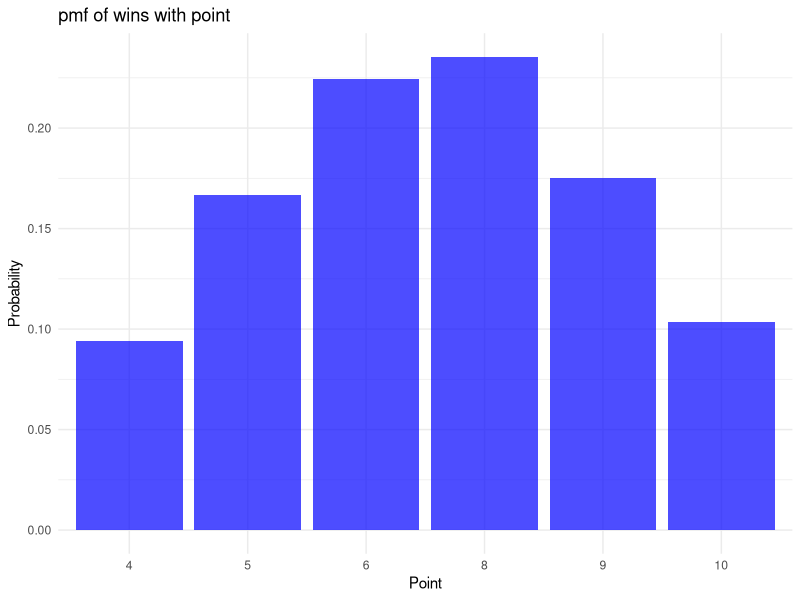

This figure's R source:
## ---- chunk 1
roll_dice <- function() {
  # Input: None
  # Output: an integer from 1 to 12
  # Description: Generate 2 random integers from 1 to 6 and sum them
  die1 <- sample(1:6, 1)
  die2 <- sample(1:6, 1)
  return(die1 + die2)
}
## ---- chunk 2
come_out_outcome <- function(roll) {
  # Input: roll, integer from 2 to 12
  # Output: A string indicating "win", "lose", or "continue"
  # Description: Handles the outcome of the come-out roll  
  if (roll %in% c(7, 11)) {
    return("win")
  } else if (roll %in% c(2, 3, 12)) {
    return("loss")
  } else {
    return("point")
  }
}
## ---- chunk 3
point_phase <- function(point) {
  # Input: point, integer representing the point number
  # Output: A string indicating "win" or "lose"
  # Description: Simulates rolling to match the point to win or hit a 7 to lose
  repeat {
    roll <- roll_dice()
    if (roll == point) {
      return("win")
    } else if (roll == 7) {
      return("loss")
    }
  }
}
## ---- chunk 4
simulate_craps_game <- function() {
  # Input: None
  # Output: Data frame with columns id, roll, outcome, point
  # Description: Simulate a single game of Craps, recording each roll and outcome
  game_log <- data.frame(id = integer(), roll = integer(), outcome = character(), stringsAsFactors = FALSE)
  roll_count <- 1
  first_roll <- roll_dice()
  outcome <- come_out_outcome(first_roll)
  
  game_log <- rbind(game_log, data.frame(id = roll_count, roll = first_roll, outcome = outcome))
  
  if (outcome == "point") {
    point <- first_roll
    repeat {
      roll_count <- roll_count + 1
      new_roll <- roll_dice()
      outcome <- ifelse(new_roll == point, "win", ifelse(new_roll == 7, "loss", "continue"))
      game_log <- rbind(game_log, data.frame(id = roll_count, roll = new_roll, outcome = outcome))
      if (outcome %in% c("win", "loss")) {
        break
      }
    }
  }
  
  return(game_log)
}
## ---- chunk 5
summarize_craps_game <- function(game_log) {
  # Input: Data frame from simulate_craps_game
  # Output: Data frame with summary of n_rolls, outcome, point
  # Description: Summarize a single game's results
  n_rolls <- nrow(game_log)
  final_outcome <- tail(game_log$outcome, 1)
  point <- ifelse(game_log$outcome[1] == "point", game_log$roll[1], NA)
  
  summary <- data.frame(n_rolls = n_rolls, outcome = final_outcome, point = point, stringsAsFactors = FALSE)
  return(summary)
}
## ---- chunk 6
run_craps_simulation <- function(N) {
  # Input: an integer N which decide the number of games to simulate
  # Output: Data frame summarizing each game
  # Description: Runs N simulations of Craps games and summarizes results
  results <- data.frame(n_rolls = integer(), outcome = character(), point = integer(), stringsAsFactors = FALSE)
  
  for (i in 1:N) {
    game_log <- simulate_craps_game()
    game_summary <- summarize_craps_game(game_log)
    results <- rbind(results, game_summary)
  }
  
  return(results)
}
## ---- chunk 7
set.seed(114514)
simulation_results <- run_craps_simulation(10000)
head(simulation_results)
## ---- chunk 8
library(ggplot2)
library(dplyr)

# no NA
wins_with_point <- simulation_results %>%
  filter(outcome == "win" & !is.na(point))

# Plot the pmf of wins with point
ggplot(wins_with_point, aes(x = factor(point))) +
  geom_bar(aes(y = ..prop.., group = 1), fill = "blue", alpha = 0.7) +
  labs(title = "pmf of wins with point",
       x = "Point",
       y = "Probability") +
  theme_minimal()
